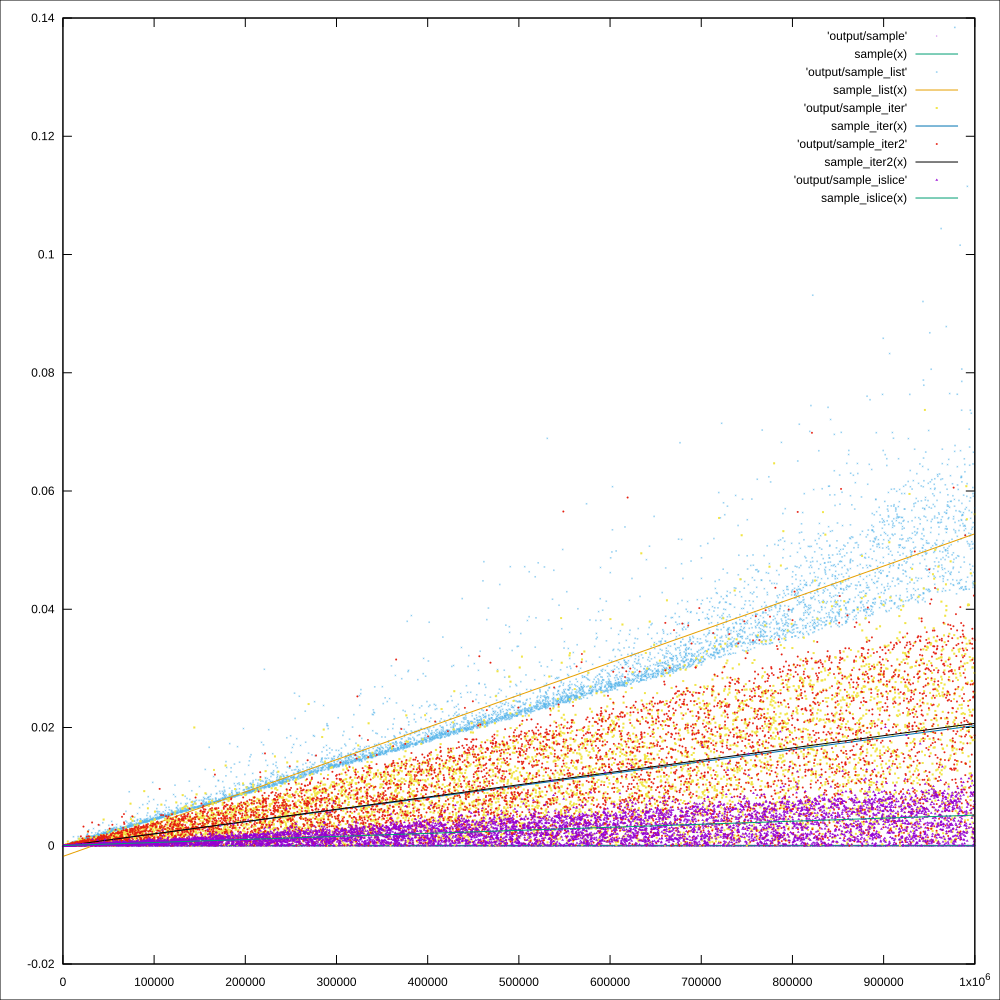

Write the gnuplot code that produced this figure.
set term svg enhanced mouse size 1000,1000
set output 'plot.svg'

sample(x) = a0*x + b0
sample_list(x)=a1*x + b1
sample_iter(x)=a2*x + b2
sample_iter2(x)=a3*x + b3
sample_islice(x)=a4*x + b4

fit sample(x) 'output/sample' using 1:2 via a0,b0
fit sample_list(x) 'output/sample_list' using 1:2 via a1,b1
fit sample_iter(x) 'output/sample_iter' using 1:2 via a2,b2
fit sample_iter2(x) 'output/sample_iter2' using 1:2 via a3,b3
fit sample_islice(x) 'output/sample_islice' using 1:2 via a4,b4

plot \
    'output/sample' ps 0.2, \
    sample(x), \
    'output/sample_list' ps 0.2, \
    sample_list(x), \
    'output/sample_iter' ps 0.2, \
    sample_iter(x), \
    'output/sample_iter2' ps 0.2, \
    sample_iter2(x), \
    'output/sample_islice' ps 0.2, \
    sample_islice(x)

    #  f(x) = a*x**2 + b*x + c
    #  g(x,y) = a*x**2 + b*y**2 + c*x*y
    #  FIT_LIMIT = 1e-6
    #  fit f(x) 'measured.dat' via 'start.par'
    #  fit f(x) 'measured.dat' using 3:($7-5) via 'start.par'
    #  fit f(x) './data/trash.dat' using 1:2:3 via a, b, c
    #  fit g(x,y) 'surface.dat' using 1:2:3:(1) via a, b, c

